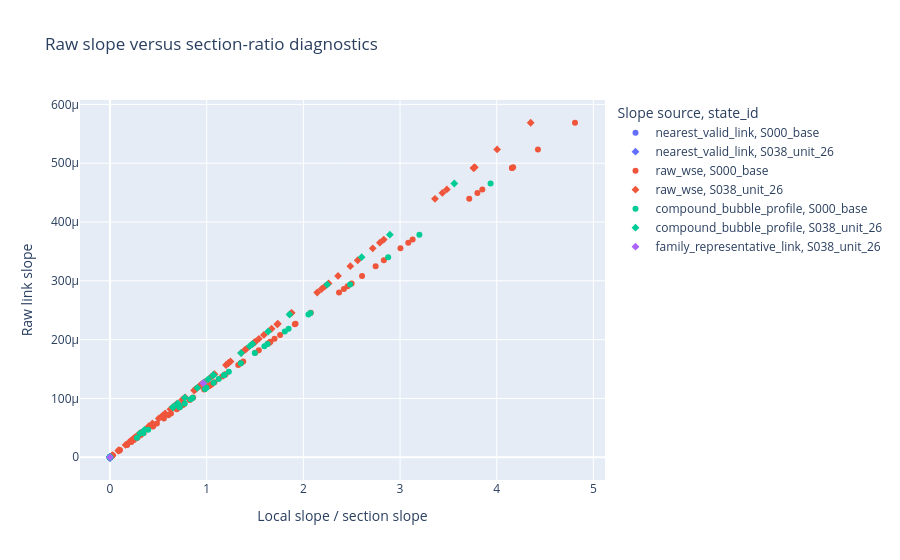

Notebook cell for this chart:
### Markdown cell above
## Raw-Slope Versus Section-Ratio Diagnostics

### Code cell
fig = plot_slope_ratio_scatter(link_df)
fig.show()

### Figure 1 — Plotly figure (JSON) as saved in the notebook; plotly's stock layout.template omitted (floating-point values rounded to 4 significant figures; data arrays with more than 128 entries replaced by an {"elided": "..."} marker saying what was removed)
{"data": [{"customdata": {"elided": "29x8 mixed values"}, "hovertemplate": "Slope source=%{customdata[5]}<br>state_id=%{customdata[1]}<br>Local slope / section slope=%{x}<br>Raw link slope=%{y}<br>Example ID=%{customdata[0]}<br>id_link=%{customdata[2]}<br>dominant_parent_link_id=%{customdata[3]}<br>lineage_type=%{customdata[4]}<br>slope_used=%{customdata[6]}<br>slope_neighbor_source_link_id=%{customdata[7]}<extra></extra>", "legendgroup": "nearest_valid_link, S000_base", "marker": {"color": "#636efa", "symbol": "circle"}, "mode": "markers", "name": "nearest_valid_link, S000_base", "orientation": "v", "showlegend": true, "type": "scatter", "x": [0.0, 0.0, 0.0, 0.0, 0.0, 0.0, 0.0, 0.0, 0.0, 0.0, 0.0, 0.0, 0.003107, 0.002287, 0.0, 0.0, 0.0, 0.0, 0.0, 0.0, 0.0, 0.0, 0.0, 0.0, 0.0, 0.0, 0.0, 0.0, 0.0], "xaxis": "x", "y": [0.0, 0.0, 0.0, 0.0, 0.0, 0.0, 0.0, 0.0, 0.0, 0.0, 0.0, 0.0, 3.675e-07, 2.704e-07, 0.0, 0.0, 0.0, 0.0, 0.0, 0.0, 0.0, 0.0, 0.0, 0.0, 0.0, 0.0, 0.0, 0.0, 0.0], "yaxis": "y"}, {"customdata": {"elided": "29x8 mixed values"}, "hovertemplate": "Slope source=%{customdata[5]}<br>state_id=%{customdata[1]}<br>Local slope / section slope=%{x}<br>Raw link slope=%{y}<br>Example ID=%{customdata[0]}<br>id_link=%{customdata[2]}<br>dominant_parent_link_id=%{customdata[3]}<br>lineage_type=%{customdata[4]}<br>slope_used=%{customdata[6]}<br>slope_neighbor_source_link_id=%{customdata[7]}<extra></extra>", "legendgroup": "nearest_valid_link, S038_unit_26", "marker": {"color": "#636efa", "symbol": "diamond"}, "mode": "markers", "name": "nearest_valid_link, S038_unit_26", "orientation": "v", "showlegend": true, "type": "scatter", "x": [0.0, 0.0, 0.0, 0.0, 0.0, 0.0, 0.0, 0.002069, 0.002811, 0.0, 0.0, 0.0, 0.0, 0.0, 0.0, 0.0, 0.0, 0.0, 0.0, 0.0, 0.0, 0.0, 0.0, 0.0, 0.0, 0.0, 0.0, 0.0, 0.0], "xaxis": "x", "y": [0.0, 0.0, 0.0, 0.0, 0.0, 0.0, 0.0, 2.704e-07, 3.675e-07, 0.0, 0.0, 0.0, 0.0, 0.0, 0.0, 0.0, 0.0, 0.0, 0.0, 0.0, 0.0, 0.0, 0.0, 0.0, 0.0, 0.0, 0.0, 0.0, 0.0], "yaxis": "y"}, {"customdata": {"elided": "68x8 mixed values"}, "hovertemplate": "Slope source=%{customdata[5]}<br>state_id=%{customdata[1]}<br>Local slope / section slope=%{x}<br>Raw link slope=%{y}<br>Example ID=%{customdata[0]}<br>id_link=%{customdata[2]}<br>dominant_parent_link_id=%{customdata[3]}<br>lineage_type=%{customdata[4]}<br>slope_used=%{customdata[6]}<br>slope_neighbor_source_link_id=%{customdata[7]}<extra></extra>", "legendgroup": "raw_wse, S000_base", "marker": {"color": "#EF553B", "symbol": "circle"}, "mode": "markers", "name": "raw_wse, S000_base", "orientation": "v", "showlegend": true, "type": "scatter", "x": [1.19, 1.16, 3.13, 0.8246, 1.648, 0.7205, 1.631, 2.499, 2.419, 3.716, 1.651, 0.5575, 0.8598, 0.8525, 1.052, 0.2465, 0.3191, 4.81, 0.02892, 0.02295, 0.7658, 2.607, 1.046, 0.6308, 4.158, 3.851, 1.502, 3.086, 3.004, 0.6904, 1.378, 1.031, 0.2207, 1.08, 3.8, 0.1775, 0.2738, 1.912, 2.077, 0.7508, 1.66, 0.6033, 1.759, 1.045, 0.7467, 0.485, 0.4465, 4.158, 4.17, 1.919, 0.2876, 2.369, 2.748, 1.022, 1.352, 0.9742, 4.426, 2.833, 2.457, 0.0945, 0.1029, 1.539, 0.4423, 0.3486, 1.326, 1.702, 1.195, 1.356], "xaxis": "x", "y": [0.0001408, 0.0001372, 0.0003702, 9.751e-05, 0.0001948, 8.521e-05, 0.0001928, 0.0002956, 0.0002861, 0.0004394, 0.0001953, 6.593e-05, 0.0001017, 0.0001008, 0.0001244, 2.915e-05, 3.774e-05, 0.0005688, 3.42e-06, 2.714e-06, 9.056e-05, 0.0003083, 0.0001237, 7.459e-05, 0.0004917, 0.0004554, 0.0001776, 0.0003649, 0.0003553, 8.165e-05, 0.000163, 0.0001219, 2.61e-05, 0.0001277, 0.0004494, 2.1e-05, 3.237e-05, 0.0002261, 0.0002456, 8.879e-05, 0.0001963, 7.134e-05, 0.0002081, 0.0001236, 8.83e-05, 5.735e-05, 5.28e-05, 0.0004917, 0.0004931, 0.000227, 3.401e-05, 0.0002802, 0.0003249, 0.0001208, 0.0001598, 0.0001152, 0.0005234, 0.000335, 0.0002906, 1.118e-05, 1.217e-05, 0.0001821, 5.231e-05, 4.123e-05, 0.0001569, 0.0002013, 0.0001413, 0.0001604], "yaxis": "y"}, {"customdata": {"elided": "75x8 mixed values"}, "hovertemplate": "Slope source=%{customdata[5]}<br>state_id=%{customdata[1]}<br>Local slope / section slope=%{x}<br>Raw link slope=%{y}<br>Example ID=%{customdata[0]}<br>id_link=%{customdata[2]}<br>dominant_parent_link_id=%{customdata[3]}<br>lineage_type=%{customdata[4]}<br>slope_used=%{customdata[6]}<br>slope_neighbor_source_link_id=%{customdata[7]}<extra></extra>", "legendgroup": "raw_wse, S038_unit_26", "marker": {"color": "#EF553B", "symbol": "diamond"}, "mode": "markers", "name": "raw_wse, S038_unit_26", "orientation": "v", "showlegend": true, "type": "scatter", "x": [0.2602, 3.761, 3.772, 0.6755, 0.6792, 0.5457, 1.501, 1.879, 1.73, 0.2477, 0.977, 1.247, 0.9326, 0.6246, 2.791, 2.718, 3.761, 3.484, 0.9461, 2.359, 0.02077, 0.02616, 0.5044, 0.7778, 0.7713, 2.261, 4.351, 0.746, 1.077, 1.049, 1.49, 2.832, 0.6518, 1.475, 2.189, 3.361, 1.494, 0.952, 0.2887, 0.223, 0.6928, 0.5706, 0.3025, 1.411, 0.8698, 1.359, 0.1997, 0.1606, 3.438, 1.592, 0.9456, 0.4388, 0.4039, 1.736, 2.486, 2.143, 0.9245, 1.223, 0.8813, 4.004, 2.563, 2.223, 0.09306, 0.08549, 1.393, 0.3154, 0.4002, 1.2, 1.54, 1.081, 1.227, 0.7547, 0.8887, 1.671, 1.876], "xaxis": "x", "y": [3.401e-05, 0.0004917, 0.0004931, 8.83e-05, 8.879e-05, 7.134e-05, 0.0001963, 0.0002456, 0.0002261, 3.237e-05, 0.0001277, 0.000163, 0.0001219, 8.165e-05, 0.0003649, 0.0003553, 0.0004917, 0.0004554, 0.0001237, 0.0003083, 2.714e-06, 3.42e-06, 6.593e-05, 0.0001017, 0.0001008, 0.0002956, 0.0005688, 9.751e-05, 0.0001408, 0.0001372, 0.0001948, 0.0003702, 8.521e-05, 0.0001928, 0.0002861, 0.0004394, 0.0001953, 0.0001244, 3.774e-05, 2.915e-05, 9.056e-05, 7.459e-05, 3.954e-05, 0.0001844, 0.0001137, 0.0001776, 2.61e-05, 2.1e-05, 0.0004494, 0.0002081, 0.0001236, 5.735e-05, 5.28e-05, 0.000227, 0.0003249, 0.0002802, 0.0001208, 0.0001598, 0.0001152, 0.0005234, 0.000335, 0.0002906, 1.217e-05, 1.118e-05, 0.0001821, 4.123e-05, 5.231e-05, 0.0001569, 0.0002013, 0.0001413, 0.0001604, 9.866e-05, 0.0001162, 0.0002185, 0.0002452], "yaxis": "y"}, {"customdata": {"elided": "33x8 mixed values"}, "hovertemplate": "Slope source=%{customdata[5]}<br>state_id=%{customdata[1]}<br>Local slope / section slope=%{x}<br>Raw link slope=%{y}<br>Example ID=%{customdata[0]}<br>id_link=%{customdata[2]}<br>dominant_parent_link_id=%{customdata[3]}<br>lineage_type=%{customdata[4]}<br>slope_used=%{customdata[6]}<br>slope_neighbor_source_link_id=%{customdata[7]}<extra></extra>", "legendgroup": "compound_bubble_profile, S000_base", "marker": {"color": "#00cc96", "symbol": "circle"}, "mode": "markers", "name": "compound_bubble_profile, S000_base", "orientation": "v", "showlegend": true, "type": "scatter", "x": [0.9977, 0.8555, 0.0, 1.183, 0.0, 1.498, 1.124, 3.936, 2.053, 1.597, 0.8342, 0.2787, 1.353, 0.9823, 0.0, 1.848, 1.229, 2.073, 1.63, 1.072, 2.877, 0.0, 3.2, 0.7185, 2.483, 0.0, 0.7225, 1.808, 0.395, 0.3435, 0.0, 1.179, 0.7732], "xaxis": "x", "y": [0.000118, 0.0001012, 0.0, 0.0001399, 0.0, 0.0001772, 0.0001329, 0.0004655, 0.0002427, 0.0001889, 9.866e-05, 3.296e-05, 0.00016, 0.0001162, 0.0, 0.0002185, 0.0001454, 0.0002452, 0.0001927, 0.0001268, 0.0003403, 0.0, 0.0003784, 8.497e-05, 0.0002937, 0.0, 8.544e-05, 0.0002138, 4.671e-05, 4.062e-05, 0.0, 0.0001394, 9.144e-05], "yaxis": "y"}, {"customdata": {"elided": "25x8 mixed values"}, "hovertemplate": "Slope source=%{customdata[5]}<br>state_id=%{customdata[1]}<br>Local slope / section slope=%{x}<br>Raw link slope=%{y}<br>Example ID=%{customdata[0]}<br>id_link=%{customdata[2]}<br>dominant_parent_link_id=%{customdata[3]}<br>lineage_type=%{customdata[4]}<br>slope_used=%{customdata[6]}<br>slope_neighbor_source_link_id=%{customdata[7]}<extra></extra>", "legendgroup": "compound_bubble_profile, S038_unit_26", "marker": {"color": "#00cc96", "symbol": "diamond"}, "mode": "markers", "name": "compound_bubble_profile, S038_unit_26", "orientation": "v", "showlegend": true, "type": "scatter", "x": [1.07, 3.561, 1.017, 1.355, 0.0, 0.9025, 0.774, 1.857, 0.0, 1.445, 0.9697, 1.474, 2.603, 2.895, 0.0, 0.65, 0.6536, 2.247, 0.0, 1.636, 0.3573, 0.3107, 1.067, 0.0, 0.6995], "xaxis": "x", "y": [0.0001399, 0.0004655, 0.0001329, 0.0001772, 0.0, 0.000118, 0.0001012, 0.0002427, 0.0, 0.0001889, 0.0001268, 0.0001927, 0.0003403, 0.0003784, 0.0, 8.497e-05, 8.544e-05, 0.0002937, 0.0, 0.0002138, 4.671e-05, 4.062e-05, 0.0001394, 0.0, 9.144e-05], "yaxis": "y"}, {"customdata": [["05", "S038_unit_26", 74, 75, "touch_fallback_1to1", "family_representative_link", 0.0001162, 75], ["05", "S038_unit_26", 76, 76, "touch_fallback_1to1", "family_representative_link", 0.0002185, null]], "hovertemplate": "Slope source=%{customdata[5]}<br>state_id=%{customdata[1]}<br>Local slope / section slope=%{x}<br>Raw link slope=%{y}<br>Example ID=%{customdata[0]}<br>id_link=%{customdata[2]}<br>dominant_parent_link_id=%{customdata[3]}<br>lineage_type=%{customdata[4]}<br>slope_used=%{customdata[6]}<br>slope_neighbor_source_link_id=%{customdata[7]}<extra></extra>", "legendgroup": "family_representative_link, S038_unit_26", "marker": {"color": "#ab63fa", "symbol": "diamond"}, "mode": "markers", "name": "family_representative_link, S038_unit_26", "orientation": "v", "showlegend": true, "type": "scatter", "x": [0.0, 0.9641], "xaxis": "x", "y": [0.0, 0.000126], "yaxis": "y"}], "layout": {"legend": {"title": {"text": "Slope source, state_id"}, "tracegroupgap": 0}, "title": {"text": "Raw slope versus section-ratio diagnostics"}, "xaxis": {"anchor": "y", "domain": [0, 1], "title": {"text": "Local slope / section slope"}}, "yaxis": {"anchor": "x", "domain": [0, 1], "title": {"text": "Raw link slope"}}}}
